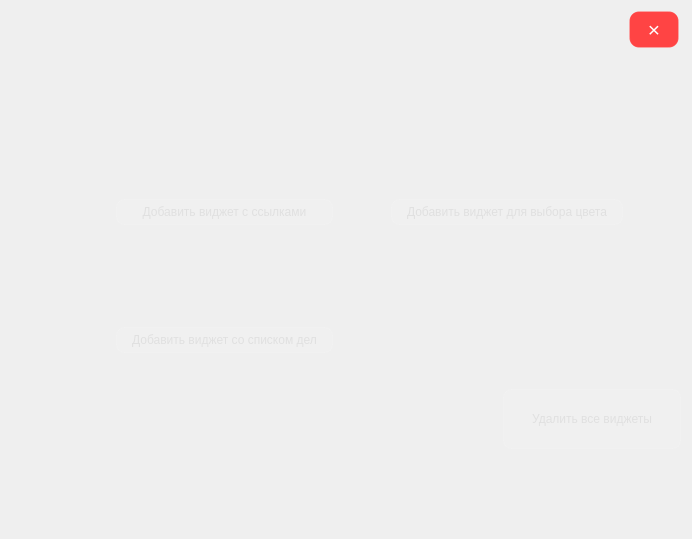
<?xml version="1.0" encoding="UTF-8"?>
<ui version="4.0">
 <class>MainUI</class>
 <widget class="QWidget" name="MainUI">
  <property name="geometry">
   <rect>
    <x>0</x>
    <y>0</y>
    <width>692</width>
    <height>539</height>
   </rect>
  </property>
  <property name="windowTitle">
   <string>Form</string>
  </property>
  <property name="styleSheet">
   <string notr="true">#MainWindow {
    background-color: rgba(28, 28, 30, 0.85); 
    border: 1px solid rgba(255, 255, 255, 0.08);
    border-radius: 15px;
}

QPushButton {
    background-color: rgba(255, 255, 255, 0.05);
    border: 1px solid rgba(255, 255, 255, 0.1);
    color: #e0e0e0;
    border-radius: 8px;
    padding: 5px 15px;
}

QPushButton:hover {
    background-color: rgba(255, 255, 255, 0.12);
    border: 1px solid rgba(255, 255, 255, 0.2);
}</string>
  </property>
  <layout class="QGridLayout" name="gridLayout">
   <item row="5" column="0">
    <spacer name="verticalSpacer_8">
     <property name="orientation">
      <enum>Qt::Vertical</enum>
     </property>
     <property name="sizeHint" stdset="0">
      <size>
       <width>20</width>
       <height>61</height>
      </size>
     </property>
    </spacer>
   </item>
   <item row="0" column="6">
    <widget class="QPushButton" name="btnClose">
     <property name="maximumSize">
      <size>
       <width>50</width>
       <height>50</height>
      </size>
     </property>
     <property name="font">
      <font>
       <pointsize>16</pointsize>
      </font>
     </property>
     <property name="cursor">
      <cursorShape>PointingHandCursor</cursorShape>
     </property>
     <property name="styleSheet">
      <string notr="true">
QPushButton#btnClose {
    background-color: #ff4444;
    border-radius: 10px;
    color: white;
}

QPushButton#btnClose:hover {
    background-color: #ff6666;
}</string>
     </property>
     <property name="text">
      <string>×</string>
     </property>
    </widget>
   </item>
   <item row="6" column="2">
    <widget class="QPushButton" name="TodoButton">
     <property name="text">
      <string>Добавить виджет со списком дел</string>
     </property>
    </widget>
   </item>
   <item row="6" column="3">
    <spacer name="horizontalSpacer_7">
     <property name="orientation">
      <enum>Qt::Horizontal</enum>
     </property>
     <property name="sizeHint" stdset="0">
      <size>
       <width>40</width>
       <height>20</height>
      </size>
     </property>
    </spacer>
   </item>
   <item row="5" column="2">
    <spacer name="verticalSpacer_4">
     <property name="orientation">
      <enum>Qt::Vertical</enum>
     </property>
     <property name="sizeHint" stdset="0">
      <size>
       <width>20</width>
       <height>40</height>
      </size>
     </property>
    </spacer>
   </item>
   <item row="7" column="2">
    <spacer name="verticalSpacer_5">
     <property name="orientation">
      <enum>Qt::Vertical</enum>
     </property>
     <property name="sizeHint" stdset="0">
      <size>
       <width>20</width>
       <height>40</height>
      </size>
     </property>
    </spacer>
   </item>
   <item row="5" column="3">
    <spacer name="verticalSpacer_6">
     <property name="orientation">
      <enum>Qt::Vertical</enum>
     </property>
     <property name="sizeHint" stdset="0">
      <size>
       <width>20</width>
       <height>61</height>
      </size>
     </property>
    </spacer>
   </item>
   <item row="7" column="4">
    <spacer name="horizontalSpacer_2">
     <property name="orientation">
      <enum>Qt::Horizontal</enum>
     </property>
     <property name="sizeHint" stdset="0">
      <size>
       <width>84</width>
       <height>20</height>
      </size>
     </property>
    </spacer>
   </item>
   <item row="6" column="6">
    <spacer name="verticalSpacer_2">
     <property name="orientation">
      <enum>Qt::Vertical</enum>
     </property>
     <property name="sizeHint" stdset="0">
      <size>
       <width>20</width>
       <height>62</height>
      </size>
     </property>
    </spacer>
   </item>
   <item row="7" column="5" colspan="2">
    <widget class="QPushButton" name="btnDeleteAll">
     <property name="maximumSize">
      <size>
       <width>300</width>
       <height>60</height>
      </size>
     </property>
     <property name="text">
      <string>Удалить все виджеты</string>
     </property>
    </widget>
   </item>
   <item row="8" column="6">
    <spacer name="verticalSpacer_3">
     <property name="orientation">
      <enum>Qt::Vertical</enum>
     </property>
     <property name="sizeHint" stdset="0">
      <size>
       <width>20</width>
       <height>61</height>
      </size>
     </property>
    </spacer>
   </item>
   <item row="3" column="2">
    <widget class="QPushButton" name="LinkButton">
     <property name="enabled">
      <bool>true</bool>
     </property>
     <property name="maximumSize">
      <size>
       <width>300</width>
       <height>60</height>
      </size>
     </property>
     <property name="text">
      <string>Добавить виджет с ссылками</string>
     </property>
    </widget>
   </item>
   <item row="6" column="1">
    <spacer name="horizontalSpacer_6">
     <property name="orientation">
      <enum>Qt::Horizontal</enum>
     </property>
     <property name="sizeHint" stdset="0">
      <size>
       <width>40</width>
       <height>20</height>
      </size>
     </property>
    </spacer>
   </item>
   <item row="2" column="0">
    <spacer name="verticalSpacer_9">
     <property name="orientation">
      <enum>Qt::Vertical</enum>
     </property>
     <property name="sizeHint" stdset="0">
      <size>
       <width>20</width>
       <height>61</height>
      </size>
     </property>
    </spacer>
   </item>
   <item row="2" column="3">
    <spacer name="verticalSpacer_7">
     <property name="orientation">
      <enum>Qt::Vertical</enum>
     </property>
     <property name="sizeHint" stdset="0">
      <size>
       <width>20</width>
       <height>61</height>
      </size>
     </property>
    </spacer>
   </item>
   <item row="1" column="6">
    <spacer name="verticalSpacer">
     <property name="orientation">
      <enum>Qt::Vertical</enum>
     </property>
     <property name="sizeHint" stdset="0">
      <size>
       <width>20</width>
       <height>61</height>
      </size>
     </property>
    </spacer>
   </item>
   <item row="0" column="5">
    <spacer name="horizontalSpacer">
     <property name="orientation">
      <enum>Qt::Horizontal</enum>
     </property>
     <property name="sizeHint" stdset="0">
      <size>
       <width>120</width>
       <height>20</height>
      </size>
     </property>
    </spacer>
   </item>
   <item row="3" column="4" colspan="2">
    <widget class="QPushButton" name="addColorPicker">
     <property name="maximumSize">
      <size>
       <width>300</width>
       <height>60</height>
      </size>
     </property>
     <property name="text">
      <string>Добавить виджет для выбора цвета</string>
     </property>
    </widget>
   </item>
   <item row="3" column="0">
    <spacer name="horizontalSpacer_3">
     <property name="orientation">
      <enum>Qt::Horizontal</enum>
     </property>
     <property name="sizeHint" stdset="0">
      <size>
       <width>40</width>
       <height>20</height>
      </size>
     </property>
    </spacer>
   </item>
   <item row="3" column="6">
    <spacer name="horizontalSpacer_4">
     <property name="orientation">
      <enum>Qt::Horizontal</enum>
     </property>
     <property name="sizeHint" stdset="0">
      <size>
       <width>40</width>
       <height>20</height>
      </size>
     </property>
    </spacer>
   </item>
   <item row="3" column="3">
    <spacer name="horizontalSpacer_5">
     <property name="orientation">
      <enum>Qt::Horizontal</enum>
     </property>
     <property name="sizeHint" stdset="0">
      <size>
       <width>40</width>
       <height>20</height>
      </size>
     </property>
    </spacer>
   </item>
  </layout>
  <zorder>verticalSpacer</zorder>
  <zorder>horizontalSpacer</zorder>
  <zorder>verticalSpacer_2</zorder>
  <zorder>horizontalSpacer_2</zorder>
  <zorder>verticalSpacer_3</zorder>
  <zorder>verticalSpacer_6</zorder>
  <zorder>verticalSpacer_7</zorder>
  <zorder>verticalSpacer_8</zorder>
  <zorder>verticalSpacer_9</zorder>
  <zorder>btnDeleteAll</zorder>
  <zorder>btnClose</zorder>
  <zorder>TodoButton</zorder>
  <zorder>horizontalSpacer_6</zorder>
  <zorder>horizontalSpacer_7</zorder>
  <zorder>verticalSpacer_4</zorder>
  <zorder>verticalSpacer_5</zorder>
  <zorder>addColorPicker</zorder>
  <zorder>LinkButton</zorder>
  <zorder>horizontalSpacer_3</zorder>
  <zorder>horizontalSpacer_4</zorder>
  <zorder>horizontalSpacer_5</zorder>
 </widget>
 <resources/>
 <connections/>
</ui>
